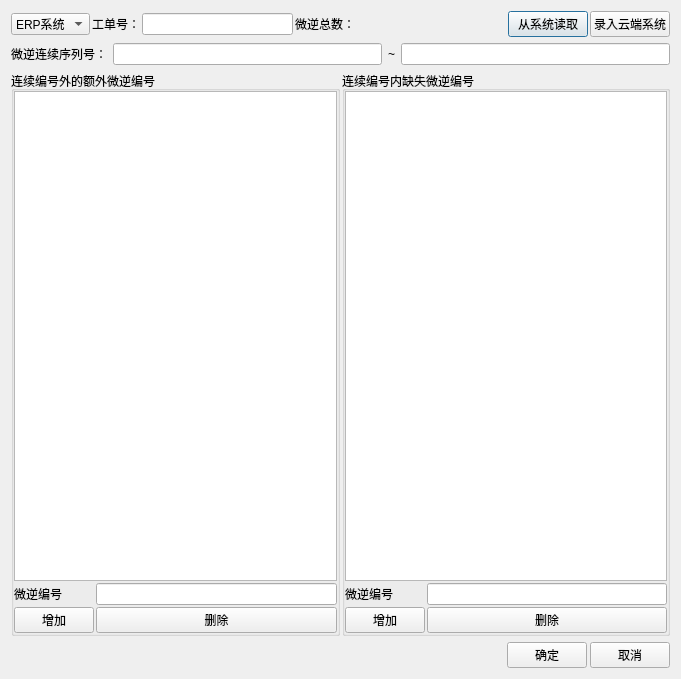
<?xml version="1.0" encoding="UTF-8"?>
<ui version="4.0">
 <class>workorder_list_dlg</class>
 <widget class="QDialog" name="workorder_list_dlg">
  <property name="geometry">
   <rect>
    <x>0</x>
    <y>0</y>
    <width>681</width>
    <height>679</height>
   </rect>
  </property>
  <property name="windowTitle">
   <string>Dialog</string>
  </property>
  <layout class="QVBoxLayout" name="verticalLayout_3">
   <item>
    <widget class="QWidget" name="widget_6" native="true">
     <layout class="QHBoxLayout" name="horizontalLayout_4">
      <property name="spacing">
       <number>2</number>
      </property>
      <property name="leftMargin">
       <number>0</number>
      </property>
      <property name="topMargin">
       <number>0</number>
      </property>
      <property name="rightMargin">
       <number>0</number>
      </property>
      <property name="bottomMargin">
       <number>0</number>
      </property>
      <item>
       <widget class="QComboBox" name="comboBox">
        <item>
         <property name="text">
          <string>ERP系统</string>
         </property>
        </item>
        <item>
         <property name="text">
          <string>云端系统</string>
         </property>
        </item>
       </widget>
      </item>
      <item>
       <widget class="QLabel" name="workorder_lb">
        <property name="text">
         <string>工单号：</string>
        </property>
       </widget>
      </item>
      <item>
       <widget class="QLineEdit" name="workorder_edt"/>
      </item>
      <item>
       <widget class="QLabel" name="mi_nums_lb">
        <property name="text">
         <string>微逆总数：</string>
        </property>
       </widget>
      </item>
      <item>
       <spacer name="horizontalSpacer">
        <property name="orientation">
         <enum>Qt::Horizontal</enum>
        </property>
        <property name="sizeHint" stdset="0">
         <size>
          <width>148</width>
          <height>20</height>
         </size>
        </property>
       </spacer>
      </item>
      <item>
       <widget class="QPushButton" name="read_pb">
        <property name="text">
         <string>从系统读取</string>
        </property>
       </widget>
      </item>
      <item>
       <widget class="QPushButton" name="write_pb">
        <property name="text">
         <string>录入云端系统</string>
        </property>
       </widget>
      </item>
     </layout>
    </widget>
   </item>
   <item>
    <widget class="QWidget" name="widget" native="true">
     <layout class="QHBoxLayout" name="horizontalLayout">
      <property name="leftMargin">
       <number>0</number>
      </property>
      <property name="topMargin">
       <number>0</number>
      </property>
      <property name="rightMargin">
       <number>0</number>
      </property>
      <property name="bottomMargin">
       <number>0</number>
      </property>
      <item>
       <widget class="QLabel" name="mi_list_lb">
        <property name="text">
         <string>微逆连续序列号：</string>
        </property>
       </widget>
      </item>
      <item>
       <widget class="QLineEdit" name="start_mi_edt"/>
      </item>
      <item>
       <widget class="QLabel" name="label_3">
        <property name="text">
         <string>~</string>
        </property>
       </widget>
      </item>
      <item>
       <widget class="QLineEdit" name="stop_mi_edt"/>
      </item>
     </layout>
    </widget>
   </item>
   <item>
    <widget class="QWidget" name="widget_5" native="true">
     <layout class="QHBoxLayout" name="horizontalLayout_3">
      <property name="spacing">
       <number>2</number>
      </property>
      <property name="leftMargin">
       <number>0</number>
      </property>
      <property name="topMargin">
       <number>0</number>
      </property>
      <property name="rightMargin">
       <number>0</number>
      </property>
      <property name="bottomMargin">
       <number>0</number>
      </property>
      <item>
       <widget class="QGroupBox" name="groupBox">
        <property name="title">
         <string>连续编号外的额外微逆编号</string>
        </property>
        <layout class="QVBoxLayout" name="verticalLayout_2">
         <property name="spacing">
          <number>2</number>
         </property>
         <property name="leftMargin">
          <number>0</number>
         </property>
         <property name="topMargin">
          <number>0</number>
         </property>
         <property name="rightMargin">
          <number>0</number>
         </property>
         <property name="bottomMargin">
          <number>0</number>
         </property>
         <item>
          <widget class="QTableWidget" name="a_table_wd"/>
         </item>
         <item>
          <widget class="QWidget" name="widget_2" native="true">
           <layout class="QFormLayout" name="formLayout">
            <property name="horizontalSpacing">
             <number>2</number>
            </property>
            <property name="verticalSpacing">
             <number>2</number>
            </property>
            <property name="leftMargin">
             <number>0</number>
            </property>
            <property name="topMargin">
             <number>0</number>
            </property>
            <property name="rightMargin">
             <number>0</number>
            </property>
            <property name="bottomMargin">
             <number>0</number>
            </property>
            <item row="0" column="0">
             <widget class="QLabel" name="a_mi_lb">
              <property name="text">
               <string>微逆编号</string>
              </property>
             </widget>
            </item>
            <item row="0" column="1">
             <widget class="QLineEdit" name="a_mi_edt"/>
            </item>
            <item row="1" column="0">
             <widget class="QPushButton" name="a_plus_pb">
              <property name="text">
               <string>增加</string>
              </property>
             </widget>
            </item>
            <item row="1" column="1">
             <widget class="QPushButton" name="a_minus_edt">
              <property name="text">
               <string>删除</string>
              </property>
             </widget>
            </item>
           </layout>
          </widget>
         </item>
        </layout>
       </widget>
      </item>
      <item>
       <widget class="QGroupBox" name="groupBox_2">
        <property name="title">
         <string>连续编号内缺失微逆编号</string>
        </property>
        <layout class="QVBoxLayout" name="verticalLayout">
         <property name="spacing">
          <number>2</number>
         </property>
         <property name="leftMargin">
          <number>0</number>
         </property>
         <property name="topMargin">
          <number>0</number>
         </property>
         <property name="rightMargin">
          <number>0</number>
         </property>
         <property name="bottomMargin">
          <number>0</number>
         </property>
         <item>
          <widget class="QTableWidget" name="l_table_wd"/>
         </item>
         <item>
          <widget class="QWidget" name="widget_3" native="true">
           <layout class="QFormLayout" name="formLayout_2">
            <property name="horizontalSpacing">
             <number>2</number>
            </property>
            <property name="verticalSpacing">
             <number>2</number>
            </property>
            <property name="leftMargin">
             <number>0</number>
            </property>
            <property name="topMargin">
             <number>0</number>
            </property>
            <property name="rightMargin">
             <number>0</number>
            </property>
            <property name="bottomMargin">
             <number>0</number>
            </property>
            <item row="0" column="0">
             <widget class="QLabel" name="l_mi_lb">
              <property name="text">
               <string>微逆编号</string>
              </property>
             </widget>
            </item>
            <item row="0" column="1">
             <widget class="QLineEdit" name="l_mi_edt"/>
            </item>
            <item row="1" column="0">
             <widget class="QPushButton" name="l_plus_pb">
              <property name="text">
               <string>增加</string>
              </property>
             </widget>
            </item>
            <item row="1" column="1">
             <widget class="QPushButton" name="l_minus_edt">
              <property name="text">
               <string>删除</string>
              </property>
             </widget>
            </item>
           </layout>
          </widget>
         </item>
        </layout>
       </widget>
      </item>
     </layout>
    </widget>
   </item>
   <item>
    <widget class="QWidget" name="widget_4" native="true">
     <layout class="QHBoxLayout" name="horizontalLayout_2">
      <property name="spacing">
       <number>3</number>
      </property>
      <property name="leftMargin">
       <number>0</number>
      </property>
      <property name="topMargin">
       <number>0</number>
      </property>
      <property name="rightMargin">
       <number>0</number>
      </property>
      <property name="bottomMargin">
       <number>0</number>
      </property>
      <item>
       <spacer name="horizontalSpacer_2">
        <property name="orientation">
         <enum>Qt::Horizontal</enum>
        </property>
        <property name="sizeHint" stdset="0">
         <size>
          <width>464</width>
          <height>20</height>
         </size>
        </property>
       </spacer>
      </item>
      <item>
       <widget class="QPushButton" name="ok_pb">
        <property name="text">
         <string>确定</string>
        </property>
       </widget>
      </item>
      <item>
       <widget class="QPushButton" name="cache_pb">
        <property name="text">
         <string>取消</string>
        </property>
       </widget>
      </item>
     </layout>
    </widget>
   </item>
  </layout>
 </widget>
 <resources/>
 <connections/>
</ui>
